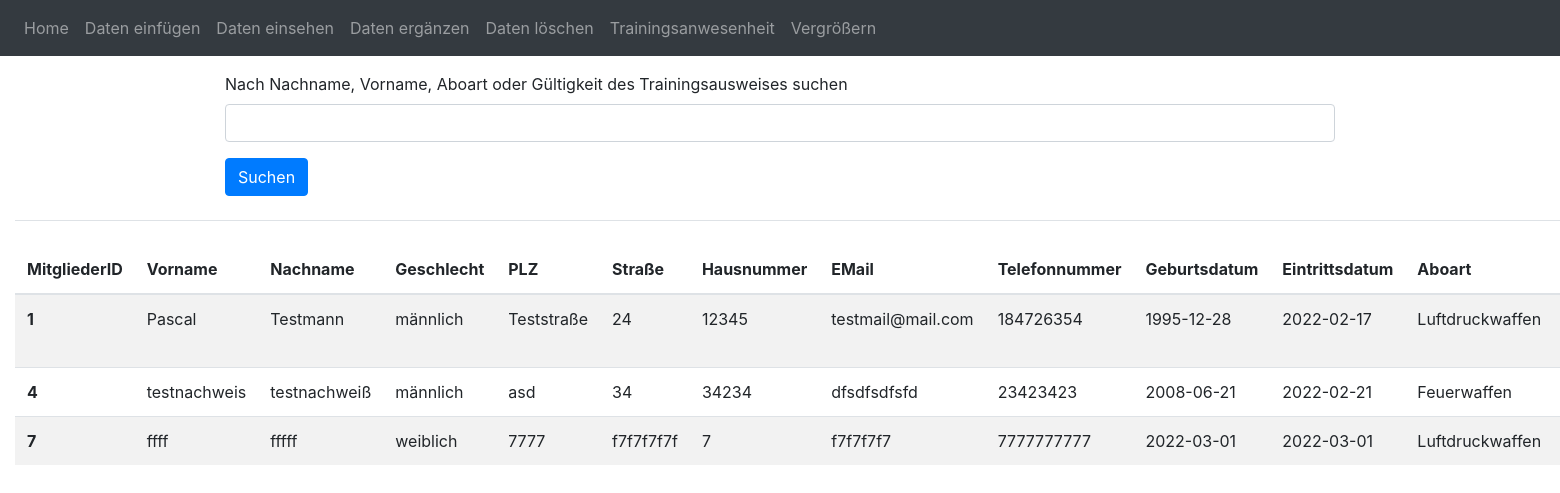
/Daten-einsehen, run on the app's committed database.
### tables this page shows
CREATE TABLE Mitglieder
(MitgliederID INTEGER PRIMARY KEY AUTOINCREMENT,
Vorname TEXT,
Nachname TEXT,
Geschlecht TEXT,
Postleitzahl INTEGER,
Straße TEXT,
Hausnummer INTEGER,
EMail TEXT,
Telefonnummer TEXT,
Geburtsdatum TEXT,
Eintrittdatum TEXT,
Aboart TEXT,
Notiz TEXT,
Deleted INTEGER NOT NULL, Gültigkeit_Trainingsausweis);

### DB_Projekt/app.py (the view)
@app.route('/Daten-einsehen', methods = ['GET', 'POST'])
def Daten_einsehen():
    if request.method == 'GET':
        member_data = all_member_data()
        return render_template("Daten_einsehen.html", data=member_data)
    else:
        suche = request.form['suche']
        member_data_search = search_member_data(suche)
        return render_template("Daten_einsehen.html", data=member_data_search)

### DB_Projekt/app.py (called while the page is built)
def all_member_data():
    conn = sqlite3.connect(db)
    cur = conn.cursor()
    cur.execute("""
    SELECT *, round(julianday('now') - julianday(Eintrittdatum), 1) FROM Mitglieder WHERE Deleted = 0
    """)
    member_data = cur.fetchall()
    return member_data

### DB_Projekt/templates/Daten_einsehen.html (shortened to what this page needs)
{% extends "base.html" %}
{% block content %}
<form action="http://localhost:5000/Daten-einsehen" method="post">
  <div class="container">
      <div class="mb-3">
      <label for="exampleInputEmail1" class="form-label">Nach Nachname, Vorname, Aboart oder Gültigkeit des Trainingsausweises suchen</label>
      <input type="text" class="form-control" id="suche" name="suche" aria-describedby="emailHelp">
      </div>
      <button type="submit" class="btn btn-primary">Suchen</button>
  </div>
</form>
<div class="container-fluid">
  <br>
  <table class="table table-striped">
      <thead>
        <tr>
          <th scope="col">MitgliederID</th>
          <th scope="col">Vorname</th>
          <th scope="col">Nachname</th>
          <th scope="col">Geschlecht</th>
          <th scope="col">PLZ</th>
          <th scope="col">Straße</th>
          <th scope="col">Hausnummer</th>
          <th scope="col">EMail</th>
          <th scope="col">Telefonnummer</th>
          <th scope="col">Geburtsdatum</th>
          <th scope="col">Eintrittsdatum</th>
          <th scope="col">Aboart</th>
          <th scope="col">Notiz</th>
        </tr>
      </thead>
      <tbody>
      {% for Mitglied in data %}
      <tr>
          <th scope="row">{{ Mitglied[0] }}</th>
          <td>{{ Mitglied[1] }}</td>
          <td>{{ Mitglied[2] }}</td>
          <td>{{ Mitglied[3] }}</td>
          <td>{{ Mitglied[4] }}</td>
          <td>{{ Mitglied[5] }}</td>
          <td>{{ Mitglied[6] }}</td>
          <td>{{ Mitglied[7] }}</td>
          <td>{{ Mitglied[8] }}</td>
          <td>{{ Mitglied[9] }}</td>
          <td>{{ Mitglied[10] }}</td>
          <td>{{ Mitglied[11] }}</td>
          <td>{{ Mitglied[12] }}</td>
      </tr>
      {% endfor %}
      </tbody>
    </table>
</div>
{% endblock %}

### DB_Projekt/templates/base.html (shortened to what this page needs)
<!DOCTYPE html>
<html>
  <head>
    <link
      rel="stylesheet"
      href="https://stackpath.bootstrapcdn.com/bootstrap/4.4.1/css/bootstrap.min.css"
    />
    <link
      rel="stylesheet"
      href="https://stackpath.bootstrapcdn.com/font-awesome/4.7.0/css/font-awesome.min.css"
    />
  </head>
  <body>
    <nav class="navbar navbar-expand-lg navbar-dark bg-dark">
      <div class="collapse navbar-collapse" id="navbar">
        <div class="navbar-nav">
          <a class="nav-item nav-link" id="home" href="/">Home</a>
          <a class="nav-item nav-link" id="Dateneinfuegen" href="/Daten-einfuegen">Daten einfügen</a>
          <a class="nav-item nav-link" id="Dateneinsehen" href="/Daten-einsehen">Daten einsehen</a>
          <a class="nav-item nav-link" id="Dateneinsehen" href="/Daten-ergaenzen">Daten ergänzen</a>
          <a class="nav-item nav-link" id="Datenlöschen" href="/Daten-löschen">Daten löschen</a>
          <a class="nav-item nav-link" id="Trainingsanwesenheit" href="/Trainingsanwesenheit">Trainingsanwesenheit</a>
          <a class="nav-item nav-link" id="Vergrößern" href="/Vergrößern">Vergrößern</a>
        </div>
      </div>
    </nav>
    <div>{% block content %} {% endblock %}</div>
  </body>
</html>

### data on the page
Mitglieder: MitgliederID "1", Vorname "Pascal", Nachname "Testmann", Geschlecht "männlich", Postleitzahl "Teststraße", Straße "24", Hausnummer "12345", EMail "testmail@mail.com", Telefonnummer "184726354", Geburtsdatum "1995-12-28", Eintrittdatum "2022-02-17", Aboart "Luftdruckwaffen"
Mitglieder: MitgliederID "4", Vorname "testnachweis", Nachname "testnachweiß", Geschlecht "männlich", Postleitzahl "asd", Straße "34", Hausnummer "34234", EMail "dfsdfsdfsfd", Telefonnummer "23423423", Geburtsdatum "2008-06-21", Eintrittdatum "2022-02-21", Aboart "Feuerwaffen"
Mitglieder: MitgliederID "7", Vorname "ffff", Nachname "fffff", Geschlecht "weiblich", Postleitzahl "7777", Straße "f7f7f7f7f", Hausnummer "7", EMail "f7f7f7f7", Telefonnummer "7777777777", Geburtsdatum "2022-03-01", Eintrittdatum "2022-03-01", Aboart "Luftdruckwaffen"
